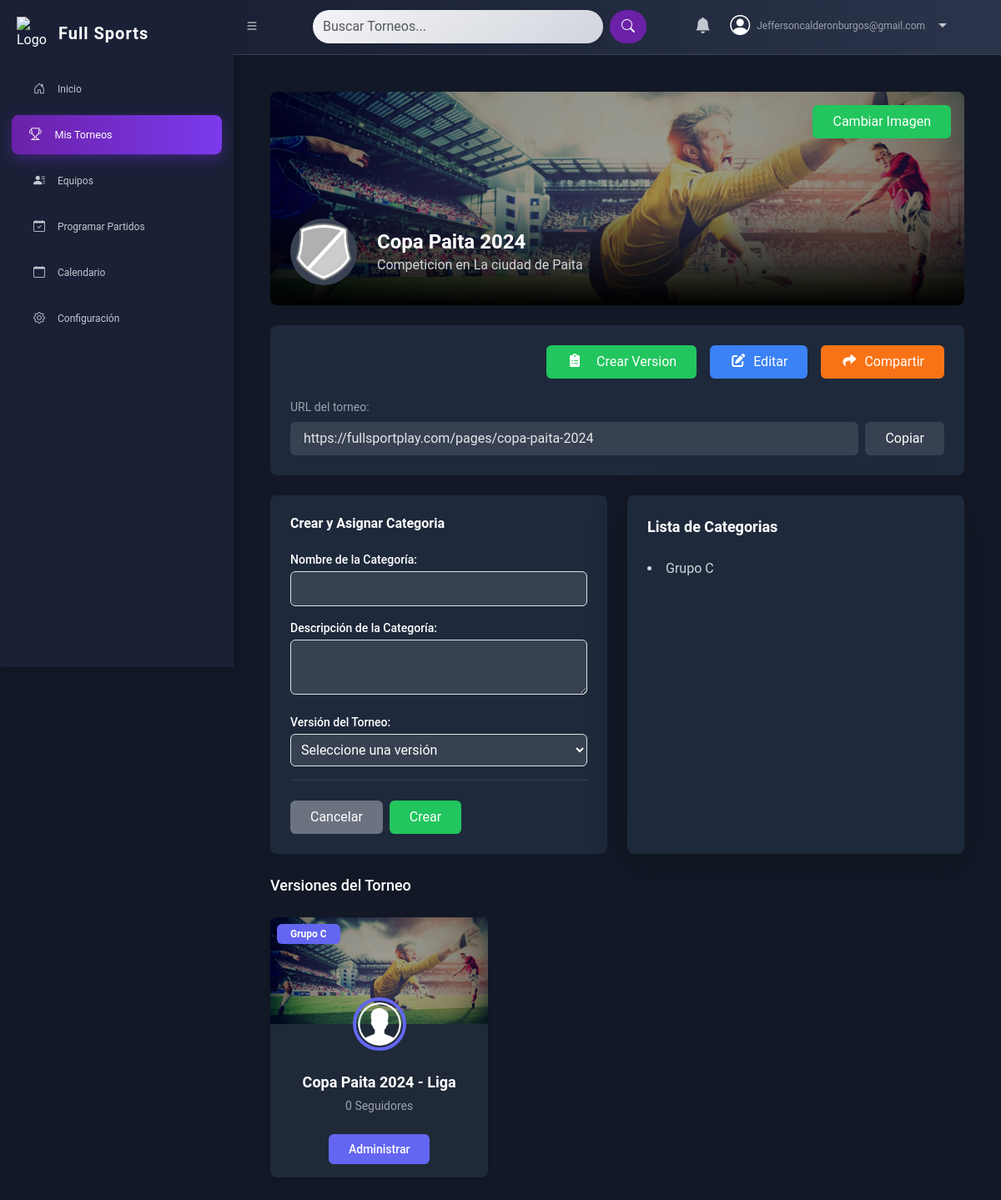
Page /views/tournament-detail.php?id=1 (signed in) on the earlier database version.
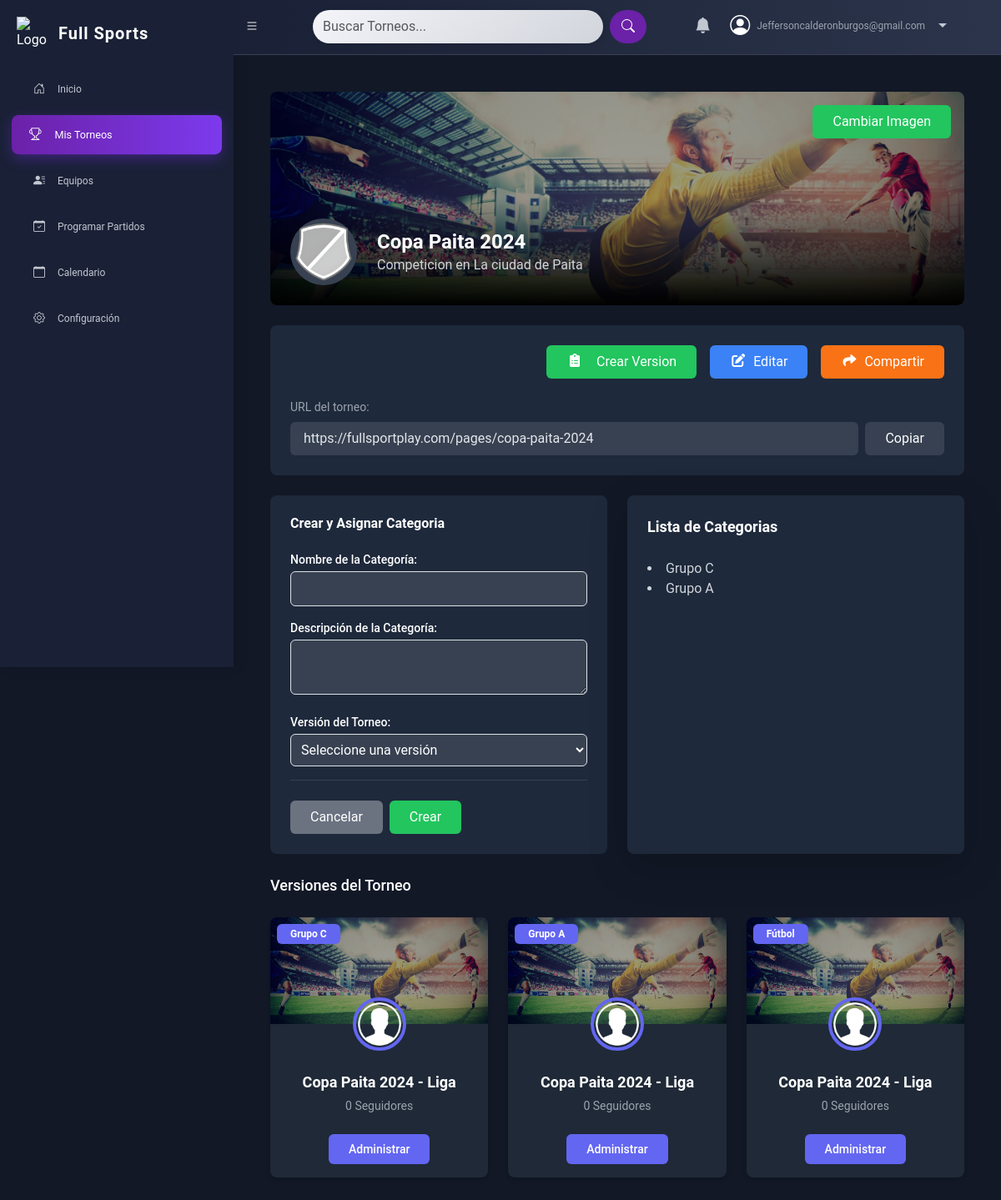
Same page on the later database version.
### tables this page shows
CREATE TABLE `tournament_categories` (
  `id` int(11) NOT NULL,
  `tournament_version_id` int(11) DEFAULT NULL,
  `name` varchar(255) NOT NULL,
  `description` text DEFAULT NULL
);

CREATE TABLE `tournament_versions` (
  `id` int(11) NOT NULL,
  `tournament_id` int(11) NOT NULL,
  `format_type` enum('Liga','Eliminatoria','Play Off','Relámpago') NOT NULL,
  `name` varchar(255) NOT NULL,
  `points_winner` int(11) DEFAULT 3,
  `points_draw` int(11) DEFAULT 1,
  `points_loss` int(11) DEFAULT 0,
  `points_walkover` int(11) DEFAULT 0,
  `created_at` timestamp NOT NULL DEFAULT current_timestamp()
);

### views/tournament-detail.php (the view, shortened to what the changed rows need)
<?php
require_once "../config/connection.php";
$tournament_id = $_GET['id'] ?? null;
$sql = "SELECT * FROM tournaments WHERE id = ?";
$stmt = $con->prepare($sql);
$stmt->bind_param("i", $tournament_id);
$stmt->execute();
$result = $stmt->get_result();
$tournament = $result->fetch_assoc();
$versions_sql = "SELECT tv.*, tc.name as category_name
                 FROM tournament_versions tv
                 LEFT JOIN tournament_categories tc ON tv.id = tc.tournament_version_id
                 WHERE tv.tournament_id = ?";
$versions_stmt = $con->prepare($versions_sql);
$versions_stmt->bind_param("i", $tournament_id);
$versions_stmt->execute();
$versions_result = $versions_stmt->get_result();
$categories_sql = "SELECT tc.* FROM tournament_categories tc
                   JOIN tournament_versions tv ON tc.tournament_version_id = tv.id
                   WHERE tv.tournament_id = ?";
$categories_stmt = $con->prepare($categories_sql);
$categories_stmt->bind_param("i", $tournament_id);
$categories_stmt->execute();
$categories_result = $categories_stmt->get_result();
?>
<!DOCTYPE html>
<html lang="es">
<head>
    <script src="https://cdn.tailwindcss.com"></script>
    <link href="https://cdn.jsdelivr.net/npm/remixicon@3.5.0/fonts/remixicon.css" rel="stylesheet">
    <link href="https://cdnjs.cloudflare.com/ajax/libs/font-awesome/6.0.0-beta3/css/all.min.css" rel="stylesheet">
    <link href="https://cdn.jsdelivr.net/npm/bootstrap@5.3.0/dist/css/bootstrap.min.css" rel="stylesheet">
    <link href="https://cdn.jsdelivr.net/npm/bootstrap-icons/font/bootstrap-icons.css" rel="stylesheet">
    <link href="../public/css/style.css" rel="stylesheet">
</head>
<body>
    <div class="content" id="content">
        <div class="p-6">
            <div class="relative h-64 rounded-lg overflow-hidden mb-6">
                <div class="absolute bottom-0 left-0 right-0 p-6 bg-gradient-to-t from-black to-transparent">
                    <div class="flex items-center gap-4">
                        <div>
                            <h1 class="text-2xl font-bold"><?php echo htmlspecialchars($tournament['name']); ?></h1>
                        </div>
                    </div>
                </div>
            </div>
            <div class="grid grid-cols-1 md:grid-cols-2 gap-6">
                <div class="bg-slate-800 p-6 rounded-lg shadow-lg">
                    <div class="space-y-3">
                        <div class="mb-4">
                            <?php if ($categories_result->num_rows > 0): ?>
                                <ul class="list-disc list-inside text-gray-300">
                                    <?php while ($category = $categories_result->fetch_assoc()): ?>
                                        <li><?php echo htmlspecialchars($category['name']); ?></li>
                                    <?php endwhile; ?>
                                </ul>
                            <?php else: ?>
                                <p class="text-gray-400 text-sm">No hay categorías creadas aún.</p>
                            <?php endif; ?>
                        </div>
                    </div>
                </div>
            </div>
            <div class="mt-6">
                <h2 class="text-lg font-medium mb-4">Versiones del Torneo</h2>
                <div class="grid grid-cols-1 md:grid-cols-2 lg:grid-cols-3 gap-6">
                    <?php
                    $versions_result->data_seek(0);
                    while ($version = $versions_result->fetch_assoc()):
                    ?>
                        <div class="bg-gray-800 rounded-lg shadow-md overflow-hidden relative flex flex-col items-center text-center">
                            <div class="absolute top-2 left-2 bg-indigo-500 text-white text-xs font-semibold py-1 px-3 rounded-md">
                                <?php echo htmlspecialchars($version['category_name'] ?? 'Fútbol'); ?>
                            </div>
                            <img src="../public/img/banner.jpg" alt="Imagen de fondo" class="w-full h-32 object-cover">
                            <img src="../public/img/usuario1.png" alt="Foto de perfil"
                                class="w-16 h-16 rounded-full border-4 border-indigo-500 -mt-8">
                            <h3 class="mt-4 text-white font-semibold text-lg">
                                <?php echo htmlspecialchars($version['name']); ?>
                            </h3>
                            <p class="text-gray-400 text-sm mt-1">0 Seguidores</p>
                            <a href="tournament_overview.php?tournament_id=<?php echo $tournament_id; ?>&version_id=<?php echo $version['id']; ?>"
                                class="mt-4 mb-3 bg-indigo-500 text-white py-2 px-6 rounded-md text-sm font-medium transition hover:bg-indigo-600">
                                Administrar
                            </a>
                        </div>
                    <?php endwhile; ?>
                </div>
            </div>
        </div>
    </div>
</body>
</html>

Differences in the rows shown:
added tournament_categories: name "Grupo A", tournament_version.name "Copa Paita 2024 - Liga"
added tournament_versions: category_name "Fútbol", name "Copa Paita 2024 - Liga"
